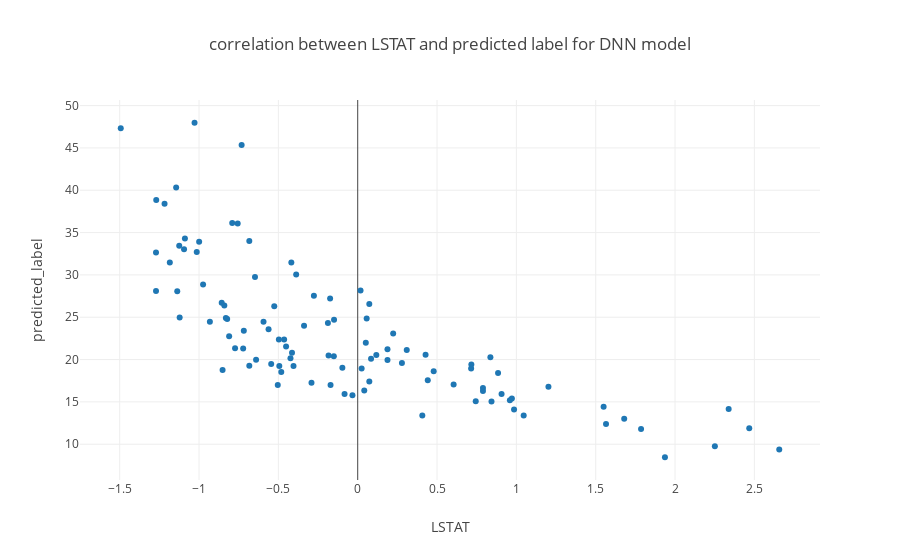

The notebook cell this image was saved under:
### Code cell
data = [go.Scatter(
    x=df_test.LSTAT,
    y=df_test.predicted_label,
    mode='markers'
)]

layout = go.Layout(
    xaxis={'title': 'LSTAT'},
    yaxis={'title': 'predicted_label'},
    title='correlation between LSTAT and predicted label for DNN model'
)
figure = go.Figure(data=data, layout=layout)
plotly.offline.iplot(figure)
